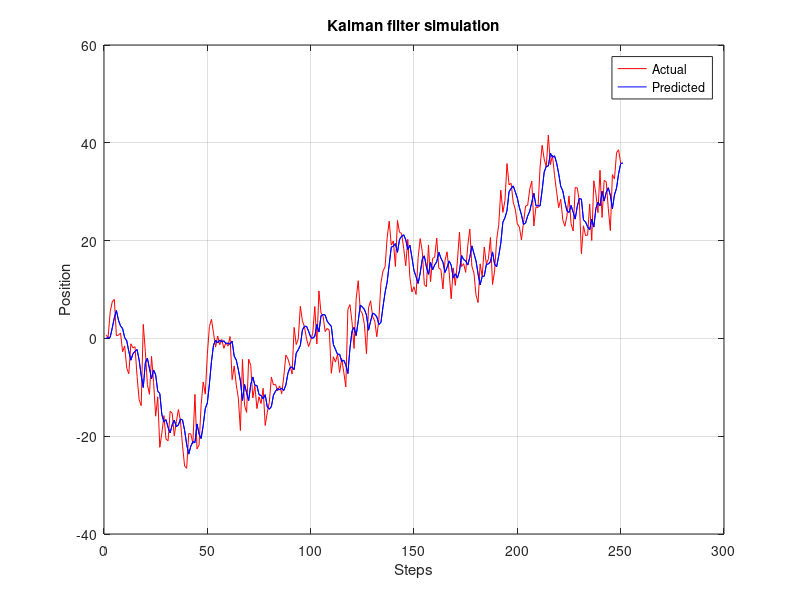
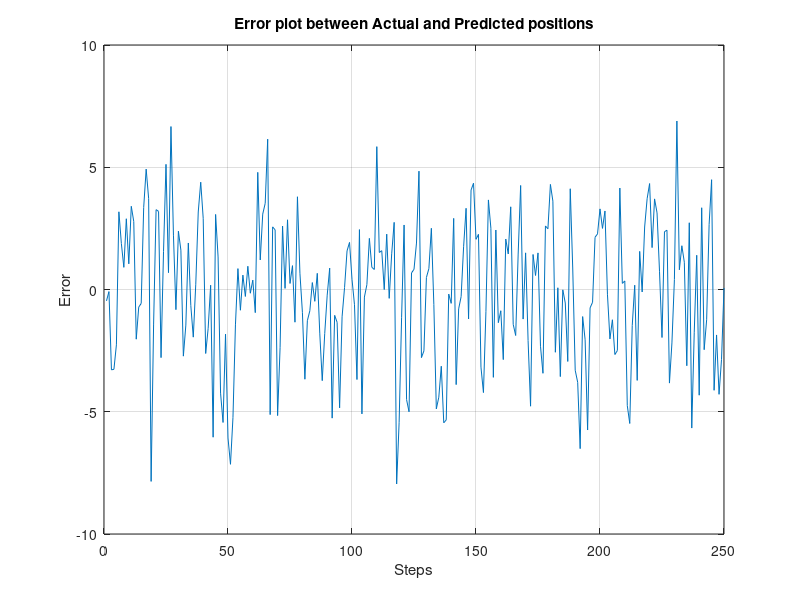

MATLAB code to generate these figures, in order:
clear all
close all
clc

T = 10e-3;
a = 5;
C = 1;
sigv = 10;
sigws = 5;
sigvs = 2 ;

A = [1 T; 0 1];
U = a*T*[0.5*T;1];
X =[0, 0];
X_Hat = [0, 0];
P = [1 0 ;0 1];

for count = 1:250
    X(count+1,:) = (A*X(count,:)'+ U + [sqrt(sigws) * randn ; sqrt(sigvs) * randn])';
    Y(count) = [1 0] * X(count,:)' + sqrt(10) * randn;
    X_Hat(count+1,:) = (A * X_Hat(count,:)' + U)';
    Q = [sigws 0;0 sigws];
    P = A*P*A' + Q;
    K = P*C *inv(C*P*C' + sigv);
    X_Hat(count+1,:) = (X_Hat(count+1,:)'  + K*(Y(count) - C.*X_Hat(count+1,:)'))';
    P = (eye(2) - K*C)*P;
    err(count)=X_Hat(count+1,1) - Y(count);
end

figure
plot(Y,'r-')
hold on
plot(X_Hat,'b-')
xlabel('Steps')
ylabel('Position')
title('Kalman filter simulation')
legend('Actual','Predicted')
grid on

figure
plot(err)
xlabel('Steps')
ylabel('Error')
title('Error plot between Actual and Predicted positions')
grid on
